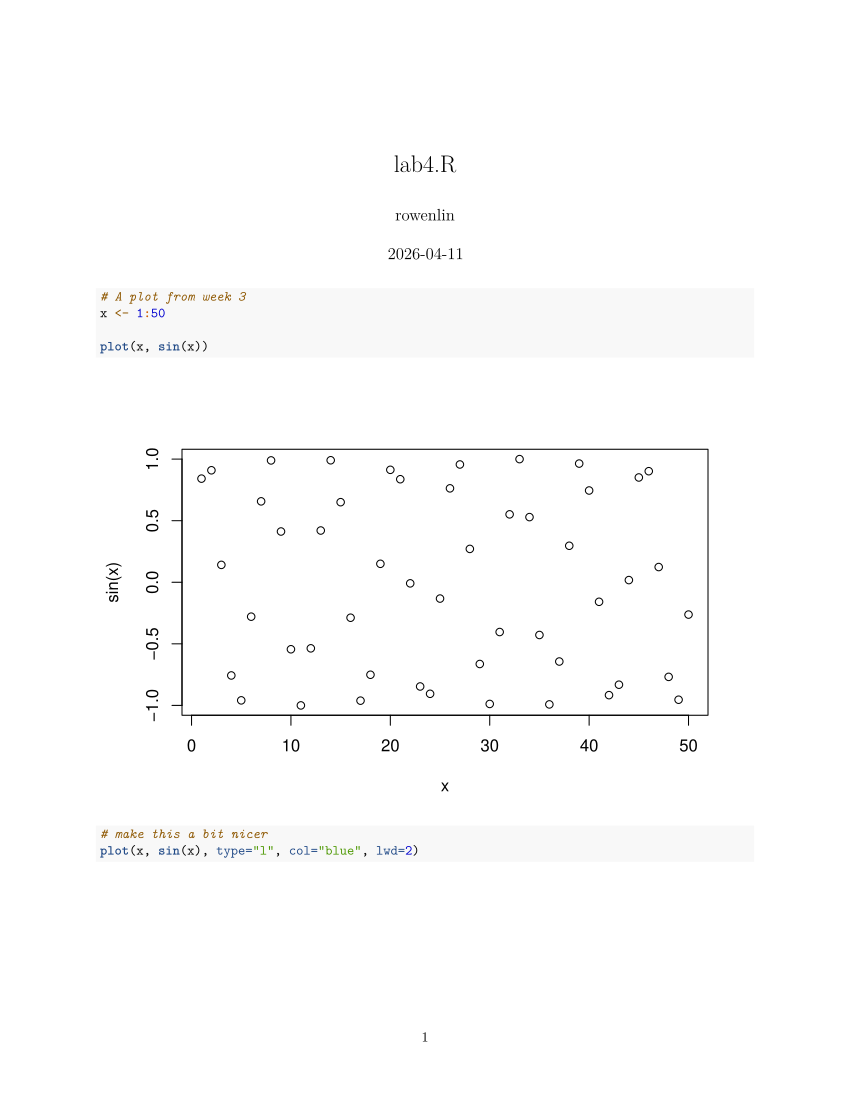

This chart was generated by the following R code:
# A plot from week 3
x <- 1:50

plot(x, sin(x))

# make this a bit nicer
plot(x, sin(x), type="l", col="blue", lwd=2)
